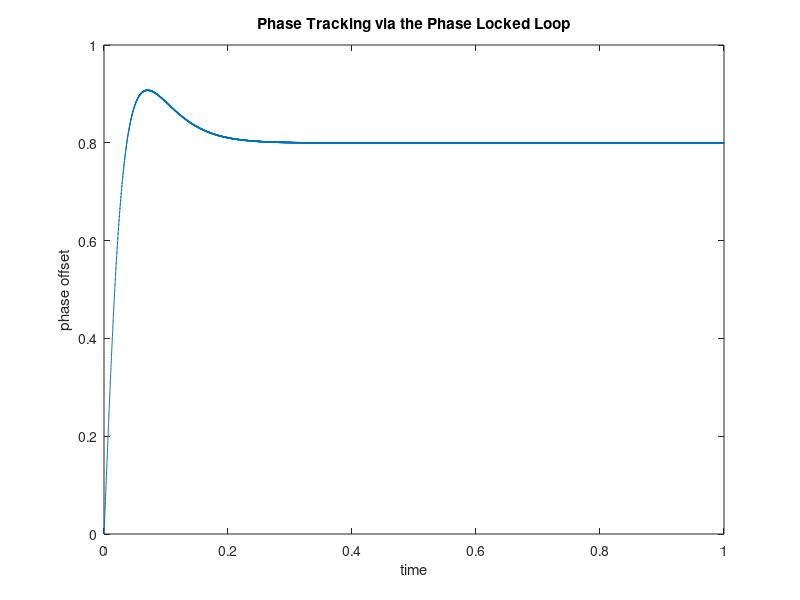

Reproduce this figure in MATLAB.
% pllgeneral.m the Phase Locked Loop with an IIR LPF

Ts=1/10000; time=1; t=Ts:Ts:time;        % time vector
fc=1000; phoff=0.8;                      % carrier freq. and phase
rp=cos(4*pi*fc*t+2*phoff);               % simplified received signal
mu=.003;                                 % algorithm stepsize
a=[1 -1]; lena=length(a)-1;              % autoregressive coefficients
b=[-2 2-mu]; lenb=length(b);             % moving average coefficients
xvec=zeros(lena,1); evec=zeros(lenb,1);  % initial states in filter
f0=1000.0;                               % assumed freq. at receiver
theta=zeros(1,length(t)); theta(1)=0;    % initialize vector for estimates
for k=1:length(t)-1                      % z contains past fl+1 inputs
  e=rp(k)*sin(4*pi*f0*t(k)+2*theta(k));
  evec=[e;evec(1:lenb-1)];               % past values of inputs
  x=-a(2:lena+1)*xvec+b*evec;            % output of filter
  xvec=[x;xvec(1:lena-1,1)];             % past values of outputs
  theta(k+1)=theta(k)+mu*x;              % algorithm update
end
plot(t,theta)
title('Phase Tracking via the Phase Locked Loop')
xlabel('time'); ylabel('phase offset')
